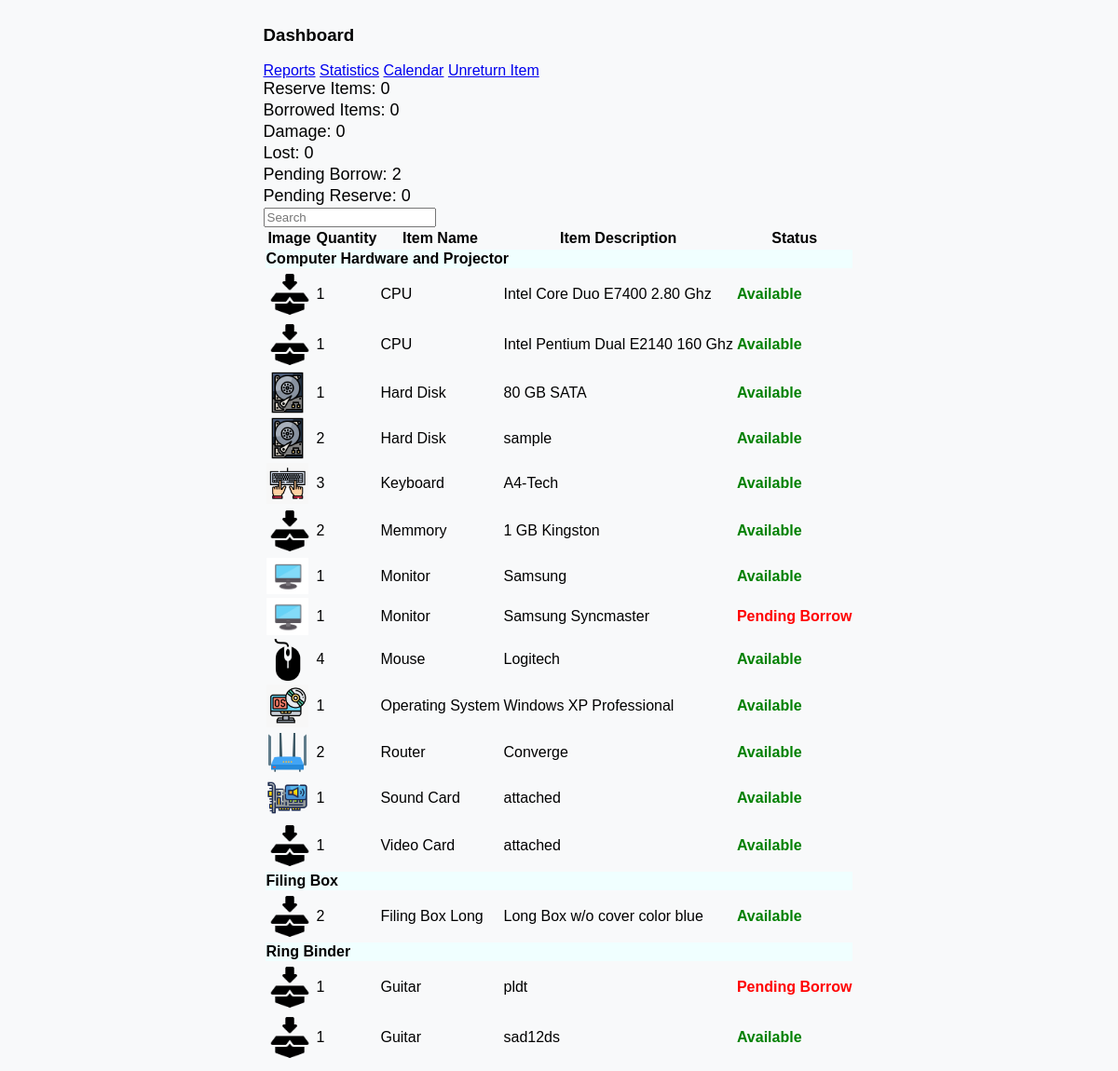
The page /DashboardCCSStaff/ccslistofborrowableitems.php on the database its author committed.
### tables this page shows
CREATE TABLE `tblitembrand` (
  `id` int(11) NOT NULL,
  `staffid` int(11) NOT NULL,
  `staffname` varchar(50) NOT NULL,
  `itembrand` varchar(50) NOT NULL,
  `categoryname` varchar(50) NOT NULL,
  `subcategoryname` varchar(50) NOT NULL,
  `borrowable` varchar(50) NOT NULL,
  `remarks` varchar(50) NOT NULL,
  `modelno` varchar(50) NOT NULL,
  `serialno` varchar(50) NOT NULL,
  `unitcost` decimal(10,0) NOT NULL,
  `status` varchar(50) NOT NULL,
  `itemcondition` varchar(50) NOT NULL,
  `datetimeadded` datetime NOT NULL,
  `assignfor` varchar(50) DEFAULT NULL,
  `datepurchased` date NOT NULL
);

### DashboardCCSStaff/ccslistofborrowableitems.php (the view, shortened to what this page needs)
<?php
include ('ccsfunctions.php');
$queryitems = "SELECT *, COUNT(*) as quantity FROM tblitembrand WHERE borrowable = 'Yes' GROUP BY itembrand, subcategoryname,  status ORDER BY categoryname, subcategoryname, itembrand";
$resultitems = mysqli_query($con, $queryitems);
$availableCount = 0;
$reserveCount = 0;
$borrowedCount = 0;
$missingCount = 0;
$pendingborrowCount = 0;
$pendingreserveCount = 0;
while ($row = mysqli_fetch_assoc($resultitems)) {
    switch ($row['status']) {
        case 'Available':
            $availableCount += $row['quantity'];
            break;
        case 'Pending Borrow':
            $pendingborrowCount += $row['quantity'];
            break;
    }
}
mysqli_data_seek($resultitems, 0);
?>
<main class="ccs-main-container">
    <div id="dashboard-container" class="container">
        <div class="row">
            <div class="col-md-6">
                <h3 class="text-start"><i class='fas fa-tachometer-alt me-2'></i>Dashboard</h3>
            </div>
            <div class="col-md-6 text-md-end mb-2">
                <div class="btn-group" role="group" aria-label="Button group with nested dropdown">
                    <a href="ccsstaffReports.php" class="btn btn-secondary"><i class="fas fa-file-alt"></i> Reports</a>
                    <a href="ccsstaffStatistics.php" class="btn btn-primary"><i class="fas fa-chart-bar"></i>
                        Statistics</a>
                    <a href="ccsstaffCalendar.php" class="btn btn-danger"><i class="fas fa-calendar-alt"></i>
                        Calendar</a>
                    <a href="ccsstaffReturnListofBorrowers.php" class="btn btn-success"><i class="fas fa-undo"></i>
                        Unreturn Item</a>
                </div>
            </div>
        </div>
        <div class="row mb-1">
            <div class="col-md-3">
                <div class="card">
                    <div class="card-body">
                        <span class="card-title"><i class="fas fa-bookmark me-2"></i>Reserve Items:
                            <?php echo $reserveCount; ?></span>
                    </div>
                </div>
            </div>
            <div class="col-md-3">
                <div class="card">
                    <div class="card-body">
                        <span class="card-title"><i class="fas fa-handshake"></i> Borrowed Items:
                            <?php echo $borrowedCount; ?></span>
                    </div>
                </div>
            </div>
            <div class="col-md-3">
                <div class="card">
                    <div class="card-body">
                        <span class="card-title"><i class="fas fa-exclamation-circle"></i> Damage:
                            <?php echo $missingCount; ?></span>
                    </div>
                </div>
            </div>
            <div class="col-md-3">
                <div class="card">
                    <div class="card-body">
                        <span class="card-title"><i class="fas fa-trash-alt"></i> Lost:
                            <?php echo $missingCount; ?></span>
                    </div>
                </div>
            </div>
        </div>
        <div class="row mb-1">
            <div class="col-md-3">
                <div class="card">
                    <div class="card-body">
                        <span class="card-title"><i class="fas fa-hourglass-half"></i> Pending Borrow:
                            <?php echo $pendingborrowCount; ?></span>
                    </div>
                </div>
            </div>
            <div class="col-md-3">
                <div class="card">
                    <div class="card-body">
                        <span class="card-title"><i class="fas fa-hourglass-half"></i> Pending Reserve:
                            <?php echo $pendingreserveCount; ?></span>
                    </div>
                </div>
            </div>
            <div class="search col-md-6">
                <input type="text" class="form-control search-input" placeholder="Search" name="search"
                    id="searchInput">
            </div>
        </div>
        <div class="row table-responsive">
            <table id="example" class="table table-bordered">
                <thead class="table-dark">
                    <tr class="text-center">
                        <th scope="col">Image</th>
                        <th scope="col">Quantity</th>
                        <th scope="col">Item Name</th>
                        <th scope="col">Item Description</th>
                        <th scope="col">Status</th>
                    </tr>
                </thead>
                <?php
                if (mysqli_num_rows($resultitems) > 0) {
                    echo '<tbody>';
                    $currentCategory = null;
                    while ($row = mysqli_fetch_assoc($resultitems)) {
                        if ($currentCategory != $row['categoryname']) {
                            echo "<tr class='category-row'>
                                    <td colspan='8' style='background-color: azure;'><strong>{$row['categoryname']}</strong></td>
                                  </tr>";
                            $currentCategory = $row['categoryname'];
                        }
                        echo "<tr class='item-details-row";
                        if ($row['status'] == 'Missing') {
                            echo " status-missing-row";
                        }
                        echo "'>";
                        $imagePath = 'inventory/SubcategoryItemsimages/' . $row['subcategoryname'] . '.png';
                        if (file_exists($imagePath)) {
                            echo "<td class='text-center align-middle'><img src='{$imagePath}' alt='Subcategory Image' width='45'></td>";
                        } else {
                            echo "<td class='text-center align-middle'><img src='/inventory/SubcategoryItemsimages/defaultimageitem.png' alt='Default Image' width='50'></td>";
                        }
                        echo "<td class='text-center align-middle'>{$row['quantity']}</td>";
                        echo "<td class='align-middle'>{$row['subcategoryname']}</td>";
                        echo "<td class='align-middle'>{$row['itembrand']}</td>";
                        $statusClass = '';
                        switch ($row['status']) {
                            case 'Available':
                                $statusClass = 'status-available';
                                break;
                            case 'Pending Borrow':
                                $statusClass = 'status-pendingborrow';
                                break;
                        }
                        echo "<td class='text-center {$statusClass} align-middle'>{$row['status']}</td>";
                        echo "</tr>";
                    }
                    echo '</tbody>';
                } else {
                    echo '<div class="col text-center">No data available in table</div>';
                }
                echo '</table>';
                ?>
        </div>
    </div>
</main>

### DashboardCCSStaff/ccslistofborrowableitems.php (style rules this page uses)
.ccs-main-container { display: flex; justify-content: center; }
.card { margin-bottom: 2px; }
.card-title { font-size: 18px; }
.category-row { cursor: pointer; color: black; }
.status-available { color: green; font-weight: bold; }
.status-pendingborrow { color: red; font-weight: bold; }

### rows shown on the page
tblitembrand: categoryname "Computer Hardware and Projector", quantity "1", subcategoryname "CPU", itembrand "Intel Core Duo E7400 2.80 Ghz", status "Available"
tblitembrand: quantity "1", subcategoryname "CPU", itembrand "Intel Pentium Dual E2140 160 Ghz", status "Available"
tblitembrand: subcategoryname (picture), quantity "1", subcategoryname "Hard Disk", itembrand "80 GB SATA", status "Available"
tblitembrand: subcategoryname (picture), quantity "2", subcategoryname "Hard Disk", itembrand "sample", status "Available"
tblitembrand: subcategoryname (picture), quantity "3", subcategoryname "Keyboard", itembrand "A4-Tech", status "Available"
tblitembrand: quantity "2", subcategoryname "Memmory", itembrand "1 GB Kingston", status "Available"
tblitembrand: subcategoryname (picture), quantity "1", subcategoryname "Monitor", itembrand "Samsung", status "Available"
tblitembrand: subcategoryname (picture), quantity "1", subcategoryname "Monitor", itembrand "Samsung Syncmaster", status "Pending Borrow"
tblitembrand: subcategoryname (picture), quantity "4", subcategoryname "Mouse", itembrand "Logitech", status "Available"
tblitembrand: subcategoryname (picture), quantity "1", subcategoryname "Operating System", itembrand "Windows XP Professional", status "Available"
tblitembrand: subcategoryname (picture), quantity "2", subcategoryname "Router", itembrand "Converge", status "Available"
tblitembrand: subcategoryname (picture), quantity "1", subcategoryname "Sound Card", itembrand "attached", status "Available"
tblitembrand: quantity "1", subcategoryname "Video Card", itembrand "attached", status "Available"
tblitembrand: categoryname "Filing Box", quantity "2", subcategoryname "Filing Box Long", itembrand "Long Box w/o cover color blue", status "Available"
tblitembrand: categoryname "Ring Binder", quantity "1", subcategoryname "Guitar", itembrand "pldt", status "Pending Borrow"
tblitembrand: quantity "1", subcategoryname "Guitar", itembrand "sad12ds", status "Available"

### other values the page prints
$reserveCount "0"
$borrowedCount "0"
$missingCount "0"
$pendingborrowCount "2"
$pendingreserveCount "0"
